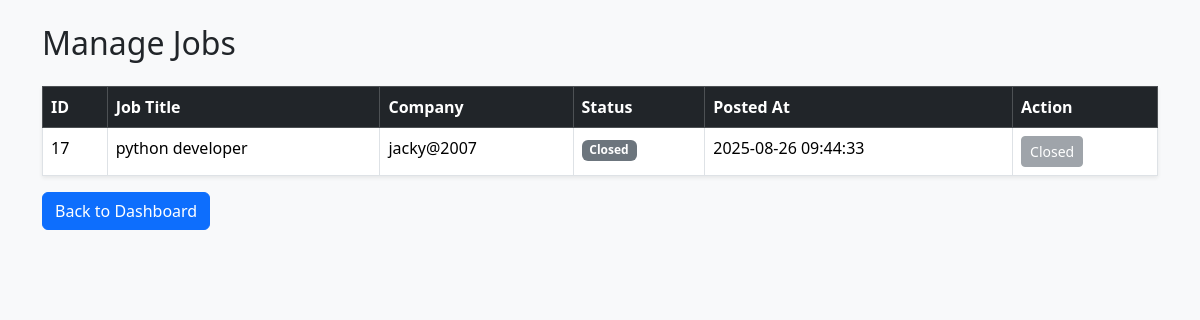
Screenshot of /manage_jobs.php (signed in) with the database file from the repository.
### tables this page shows
CREATE TABLE `company_jobs` (
  `job_id` int(11) NOT NULL,
  `username` varchar(255) NOT NULL,
  `company_name` varchar(255) NOT NULL,
  `job_title` varchar(255) NOT NULL,
  `job_type` varchar(100) NOT NULL,
  `job_location` varchar(255) NOT NULL,
  `salary` varchar(100) NOT NULL,
  `experience_required` varchar(100) NOT NULL,
  `job_description` text NOT NULL,
  `responsibilities` text NOT NULL,
  `qualifications` text NOT NULL,
  `contact_no` varchar(20) NOT NULL,
  `email` varchar(255) NOT NULL,
  `company_logo` varchar(255) DEFAULT NULL,
  `number_of_openings` int(11) NOT NULL,
  `work_mode` varchar(100) NOT NULL,
  `benefits` text DEFAULT NULL,
  `created_at` datetime DEFAULT current_timestamp(),
  `status` enum('open','filled') DEFAULT 'open'
);

CREATE TABLE `users` (
  `id` int(11) NOT NULL,
  `username` varchar(100) NOT NULL,
  `email` varchar(150) NOT NULL,
  `password` varchar(255) NOT NULL,
  `role` enum('user','admin','company') DEFAULT 'user',
  `created_at` timestamp NOT NULL DEFAULT current_timestamp(),
  `status` enum('active','banned') DEFAULT 'active'
);

### manage_jobs.php (the view, shortened to what this page needs)
<?php
include 'db.php';
$sql = "SELECT company_jobs.*, users.username AS company_name
        FROM company_jobs
        JOIN users ON company_jobs.job_id = users.id
        ORDER BY company_jobs.created_at DESC";
$result = $conn->query($sql);
?>
<!DOCTYPE html>
<html lang="en">
<head>
  <link href="https://cdn.jsdelivr.net/npm/bootstrap@5.3.2/dist/css/bootstrap.min.css" rel="stylesheet">
</head>
<body class="bg-light">
<div class="container py-4">
  <h2 class="mb-4">Manage Jobs</h2>
  <table class="table table-bordered table-hover bg-white shadow-sm">
    <thead class="table-dark">
      <tr>
        <th>ID</th>
        <th>Job Title</th>
        <th>Company</th>
        <th>Status</th>
        <th>Posted At</th>
        <th>Action</th>
      </tr>
    </thead>
    <tbody>
      <?php if ($result && $result->num_rows > 0): ?>
        <?php while ($row = $result->fetch_assoc()): ?>
          <tr>
            <td><?= $row['job_id'] ?></td>
            <td><?= htmlspecialchars($row['job_title']) ?></td>
            <td><?= htmlspecialchars($row['company_name']) ?></td>
            <td>
              <?php if ($row['status'] === 'active'): ?>
                <span class="badge bg-success">Active</span>
              <?php else: ?>
                <span class="badge bg-secondary">Closed</span>
              <?php endif; ?>
            </td>
            <td><?= $row['created_at'] ?></td>
            <td>
              <?php if ($row['status'] === 'active'): ?>
                <form method="post" style="display:inline;">
                  <input type="hidden" name="job_id" value="<?= $row['id'] ?>">
                  <button type="submit" name="close_job" class="btn btn-danger btn-sm">Close</button>
                </form>
              <?php else: ?>
                <button class="btn btn-secondary btn-sm" disabled>Closed</button>
              <?php endif; ?>
            </td>
          </tr>
        <?php endwhile; ?>
      <?php else: ?>
        <tr><td colspan="6" class="text-center">No jobs found</td></tr>
      <?php endif; ?>
    </tbody>
  </table>
  <a href="admin_dashboard.php" class="btn btn-primary">Back to Dashboard</a>
</div>
</body>
</html>

### rows the page displays
company_jobs: job_id "17", job_title "python developer", users.username "jacky@2007", status "Closed", created_at "2025-08-26 09:44:33"
